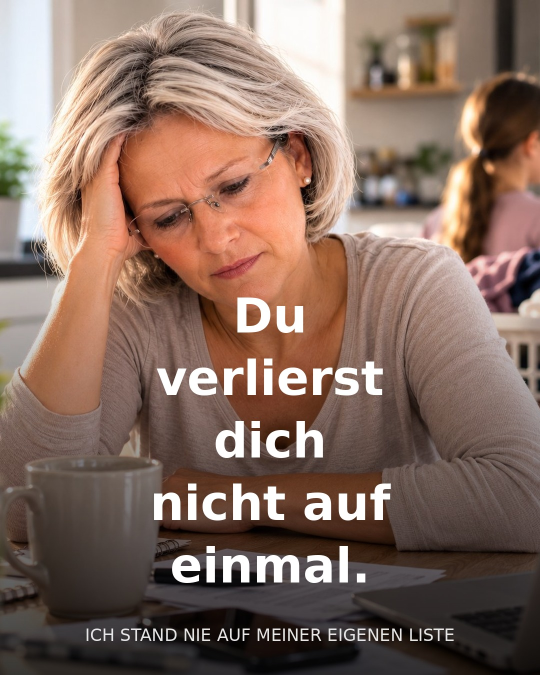
#> input picture social-images/hauptbuch-01.jpg, 1080 x 1350 px (shown at 1/2 size)
$ python haut-entrastern.py ../social-images/hauptbuch-01.jpg ../social-images/hauptbuch-02.jpg 1.0   (older library calls are emulated)
#> lines starting #> are read from the running program, lines starting #| are printed output that depends on the picture; after the words box and inside, x2 and y2 are one past the last pixel; in counts of white or black regions, pixels touching at a corner belong together
# -*- coding: utf-8 -*-
"""Ersetzt künstliche KI-Haut durch aufgebaute, echte Hautstruktur.

    python3 tools/haut-entrastern.py <roh.png> <ergebnis.png> [staerke]

Bildgeneratoren legen auf Haut ein gleichmässiges Gitter, das aus der Nähe wie
Stoff aussieht. Dämpfen reicht nicht, weil Muster und Falten gleich stark sind.
Deshalb wird die feine Schicht entfernt und neu aufgebaut, aus vier Teilen:

1. Poren       runde Vertiefungen in zufälligen Grössen, wie in echter Haut
2. Pigment     unregelmässige Farbflecken, ganz schwach
3. Sprenkel    einzelne dunklere Punkte, Sommersprossen und kleine Male
4. Glanz       leichter Schimmer dort, wo das Licht auf die Haut trifft

Erhalten bleiben Gesichtsform, grosse Falten, Rötungen, Licht und Schatten.
Geschützt: Augen, Brauen, Lippen, Nasenlöcher, Haare und die Goldadern.
"""
import sys

import cv2
import numpy as np

SRC, DST = sys.argv[1], sys.argv[2]
STAERKE = float(sys.argv[3]) if len(sys.argv) > 3 else 1.0

img = cv2.imread(SRC, cv2.IMREAD_COLOR).astype(np.float32) / 255.0
h, w = img.shape[:2]
#> h = 1350; w = 1080
u8 = (img * 255).astype(np.uint8)
#> u8 is the input picture: shape (1350, 1080, 3); mean B, G, R 97.3, 109.4, 134.4
rng = np.random.default_rng(23)

# ─── Hautmaske ──────────────────────────────────────────────────────────────
hsv = cv2.cvtColor(u8, cv2.COLOR_BGR2HSV)
#> hsv: shape (1350, 1080, 3); mean H, S, V 24.6, 77.9, 135
H, S, V = [hsv[..., i].astype(np.float32) for i in range(3)]

haut = ((H >= 3) & (H <= 22) & (S >= 85) & (S <= 205) &
        (V >= 45) & (V <= 240)).astype(np.float32)
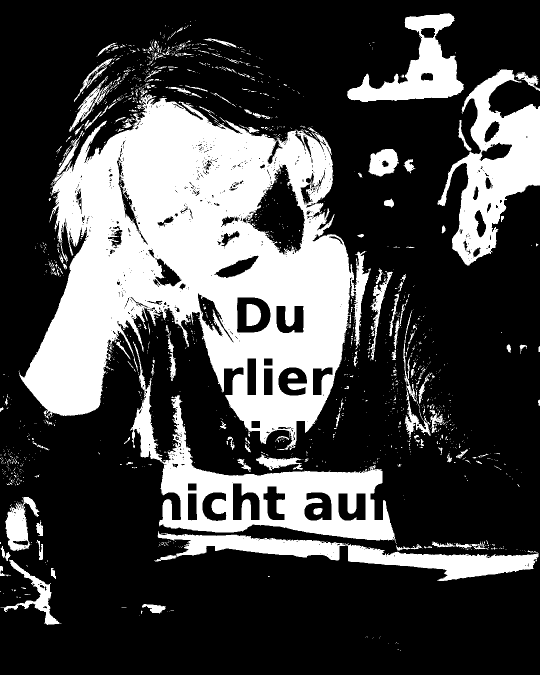
#> haut: shape (1350, 1080) float32 (shown at 1/2 size); values 0 (black) and 1 (white), 28.1% white; 1688 white regions (1501 under 20 px), largest, box (x1, y1, x2, y2) and area: (37, 189, 742, 900) 252992, (260, 683, 793, 1088) 48060, (875, 139, 1080, 531) 33478
box = np.zeros((h, w), np.float32)
box[int(h * 0.02):int(h * 0.47), int(w * 0.46):] = 1.0
haut *= box
#> haut: shape (1350, 1080) float32; values 0 (black) and 1 (white), 7.4% white; 262 white regions (231 under 20 px), largest, box (x1, y1, x2, y2) and area: (496, 261, 742, 634) 50993, (875, 139, 1080, 531) 33478, (694, 27, 928, 204) 16041
haut = cv2.morphologyEx(haut, cv2.MORPH_CLOSE, np.ones((21, 21), np.uint8))
#> haut: shape (1350, 1080) float32; values 0 (black) and 1 (white), 9.4% white; 24 white regions (10 under 20 px), largest, box (x1, y1, x2, y2) and area: (496, 214, 848, 634) 73742, (694, 27, 1080, 531) 57912, (716, 298, 831, 355) 3216
haut = cv2.morphologyEx(haut, cv2.MORPH_OPEN, np.ones((11, 11), np.uint8))
#> haut: shape (1350, 1080) float32; values 0 (black) and 1 (white), 9.2% white; 5 white regions, box (x1, y1, x2, y2) and area: (496, 227, 827, 634) 73350, (695, 27, 1080, 528) 56871, (739, 298, 826, 351) 3008, (496, 112, 541, 165) 1451, (771, 400, 786, 412) 177
n, lab, stats, _ = cv2.connectedComponentsWithStats((haut > 0.5).astype(np.uint8))
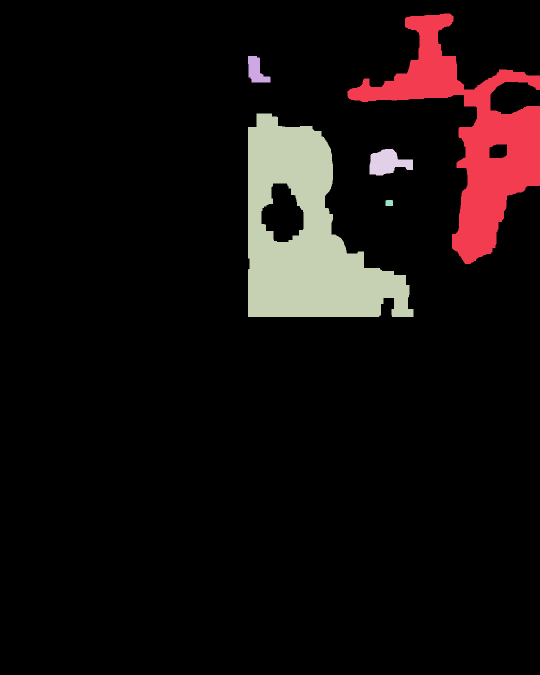
#> lab: shape (1350, 1080) int32 (shown at 1/2 size); 6 distinct labels, from 0 to 5; one colour per label, 0 black
#> n = 6; stats = [[0, 0, 1080, 1350, 1323143], [695, 27, 385, 501, 56871], [496, 112, 45, 53, 1451], [496, 227, 331, 407, 73350], [739, 298, 87, 53, 3008], [771, 400, 15, 12, 177]]
if n > 1:
    haut = (lab == 1 + int(np.argmax(stats[1:, cv2.CC_STAT_AREA]))).astype(np.float32)
#> haut: shape (1350, 1080) float32; values 0 (black) and 1 (white), 5% white; 1 white region, box (x1, y1, x2, y2) and area: (496, 227, 827, 634) 73350
haut = cv2.GaussianBlur(haut, (0, 0), 12)

grau = cv2.cvtColor(u8, cv2.COLOR_BGR2GRAY).astype(np.float32)
kante = np.abs(cv2.Laplacian(cv2.GaussianBlur(grau, (0, 0), 2.0), cv2.CV_32F))
kante = cv2.GaussianBlur(kante, (0, 0), 5)
kante /= (np.percentile(kante, 99.5) + 1e-6)
schutz = np.clip(kante * 1.9, 0, 1)
schutz = np.maximum(schutz, cv2.GaussianBlur(np.clip((V - 195) / 40.0, 0, 1), (0, 0), 4))

maske = haut * (1 - schutz) * STAERKE
flaeche = maske > 0.05
#> flaeche: shape (1350, 1080) bool; 5.9% white; 1 white region, box (x1, y1, x2, y2) and area: (477, 211, 842, 653) 86637
print('bearbeitete Fläche: %.1f %% des Bildes' % (100 * maske.mean()))
#| bearbeitete Fläche: 2.9 % des Bildes

# ─── Altes Muster weg, Falten behalten ──────────────────────────────────────
# Non-Local-Means ist genau dafür gebaut: es erkennt sich wiederholende
# Strukturen und mittelt sie weg, während einmalige Strukturen wie Falten
# stehen bleiben. Nur auf dem Gesichtsfeld gerechnet, das reicht und ist schnell.
y0, y1 = int(h * 0.02), int(h * 0.47)
#> y0 = 27; y1 = 634
x0, x1 = int(w * 0.46), w
#> x0 = 496; x1 = 1080
entrastert = img.copy()
teil = cv2.fastNlMeansDenoisingColored(u8[y0:y1, x0:x1], None, 5, 5, 7, 21)
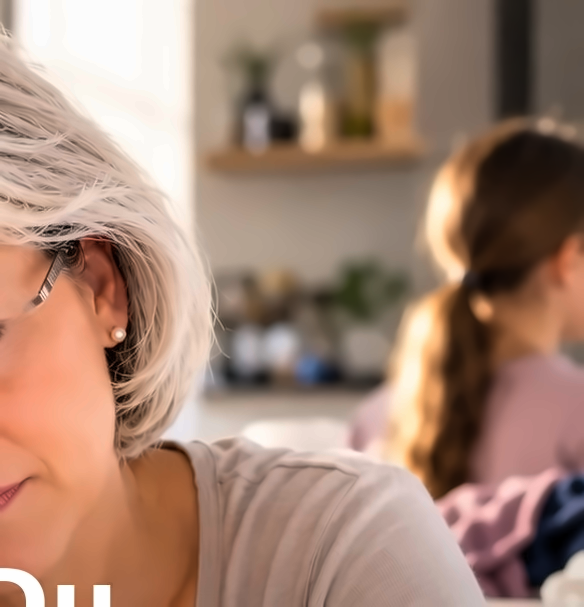
#> teil: shape (607, 584, 3); mean B, G, R 115.5, 132.7, 164.4
entrastert[y0:y1, x0:x1] = teil.astype(np.float32) / 255.0

# Falten im Bereich von etwa 6 bis 30 Pixeln wieder verstärken
falten = cv2.GaussianBlur(img, (0, 0), 3.2) - cv2.GaussianBlur(img, (0, 0), 11.0)
basis = entrastert + falten * 0.45

# ─── 1. Poren, in drei Grössen überlagert ──────────────────────────────────
# Bandbegrenztes Rauschen statt einzelner Punkte. Punkte werden im Druck zu
# schwarzem Pfeffer, überlagerte Bänder ergeben organische Struktur.
def band(sig_klein, sig_gross, seed):
#> called with sig_klein = 0.7, sig_gross = 1.5, seed = 31
    r = np.random.default_rng(seed).normal(0, 1, (h, w)).astype(np.float32)
    b = cv2.GaussianBlur(r, (0, 0), sig_klein) - cv2.GaussianBlur(r, (0, 0), sig_gross)
    return b / (b.std() + 1e-6)

poren = (band(0.7, 1.5, 31) * 0.55
         + band(1.2, 2.6, 37) * 0.30
         + band(2.2, 4.8, 41) * 0.15)
poren = np.clip(poren, -2.2, 2.2)
poren /= (poren.std() + 1e-6)

# ─── 2. Pigment: unregelmässige Farbflecken ─────────────────────────────────
pigment = np.clip(band(9.0, 26.0, 53), -2.5, 2.5)

# ─── 3. Sprenkel: ganz wenige, weiche dunklere Stellen ─────────────────────
fleck = band(2.6, 7.0, 67)
sprenkel = -np.clip(fleck - 1.35, 0, None)      # nur die stärksten Ausschläge
sprenkel = cv2.GaussianBlur(sprenkel, (0, 0), 1.6)
sprenkel /= (np.abs(sprenkel).max() + 1e-6)

# ─── 4. Glanz dort, wo Licht auf die Haut trifft ────────────────────────────
lum = cv2.GaussianBlur(grau / 255.0, (0, 0), 7)
licht = np.clip((lum - 0.30) / 0.45, 0, 1) ** 1.6
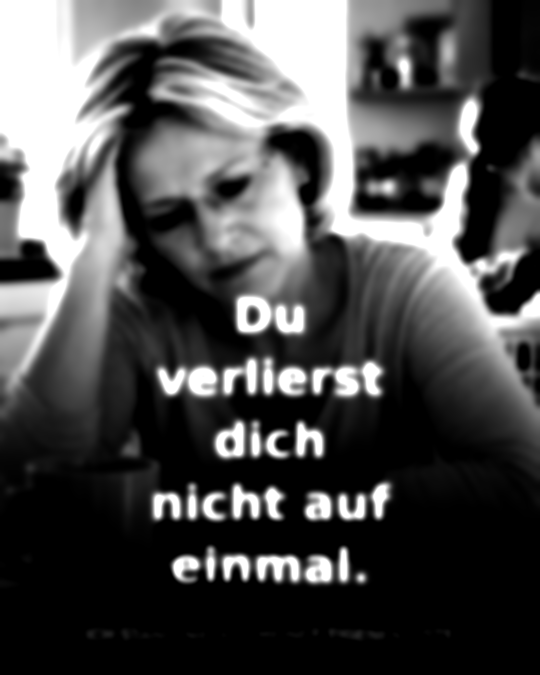
#> licht: shape (1350, 1080) float32 (shown at 1/2 size); min 0, max 1, mean 0.31
glanzrausch = cv2.GaussianBlur(rng.normal(0, 1, (h, w)).astype(np.float32), (0, 0), 3.5)
glanzrausch /= (glanzrausch.std() + 1e-6)
glanz = np.clip(glanzrausch, 0, None) * licht * 0.030

# ─── Zusammensetzen ─────────────────────────────────────────────────────────
# Struktur folgt dem Licht: im Schatten sieht man kaum Poren
sichtbar = np.clip((lum - 0.06) * 1.7, 0, 1.3)
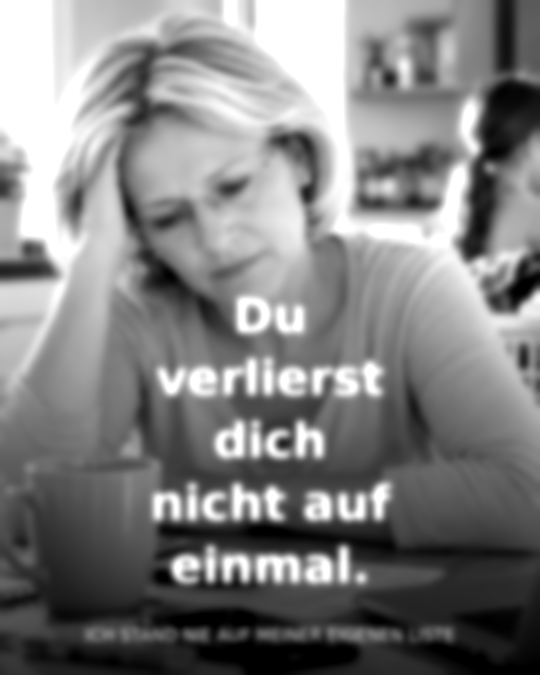
#> sichtbar: shape (1350, 1080) float32 (shown at 1/2 size); min 0, max 1.3, mean 0.658; drawn with min black and max white
struktur = (poren * 0.0105 + pigment * 0.0055 + sprenkel * 0.026) * sichtbar
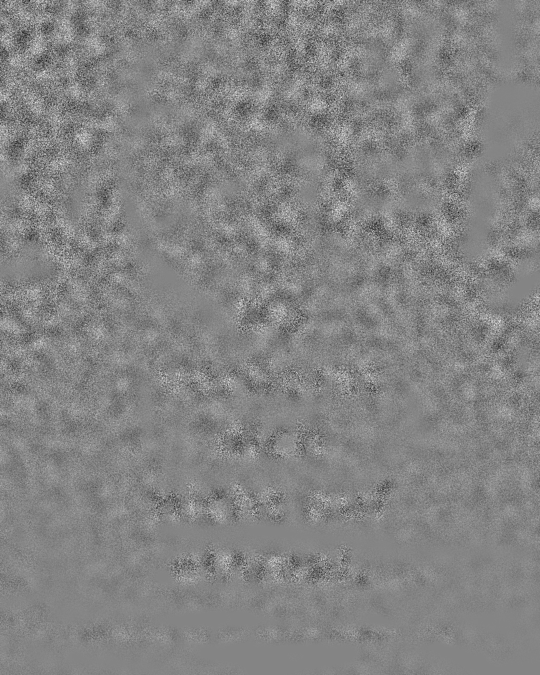
#> struktur: shape (1350, 1080) float32 (shown at 1/2 size); min -0.0645, max 0.0594, mean -0.000293; drawn with min black and max white

lab_img = cv2.cvtColor(np.clip(basis, 0, 1), cv2.COLOR_BGR2LAB)
#> lab_img: shape (1350, 1080, 3) float32; mean of channels 0, 1, 2 46.7, 8.6, 10.8
lab_img[..., 0] = np.clip(lab_img[..., 0] + (struktur + glanz) * 255 * 0.9, 0, 255)
#> lab_img: shape (1350, 1080, 3) float32; mean of channels 0, 1, 2 47.5, 8.6, 10.8
# Pigment leicht ins Rötliche, sonst wirken die Flecken grau
lab_img[..., 1] = np.clip(lab_img[..., 1] + pigment * sichtbar * 1.7, 0, 255)
#> lab_img: shape (1350, 1080, 3) float32; mean of channels 0, 1, 2 47.5, 8.7, 10.8
ergebnis = cv2.cvtColor(lab_img, cv2.COLOR_LAB2BGR)
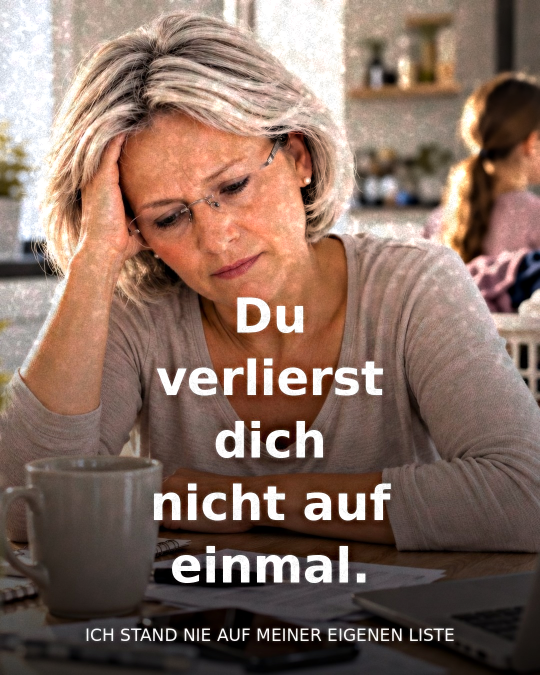
#> ergebnis: shape (1350, 1080, 3) float32 (shown at 1/2 size); mean B, G, R 0.383, 0.431, 0.53

m = maske[..., None]
out = img * (1 - m) + np.clip(ergebnis, 0, 1) * m
cv2.imwrite(DST, np.clip(out * 255, 0, 255).astype(np.uint8))
print('geschrieben:', DST)

$ run again, on social-images/hauptbuch-03.jpg
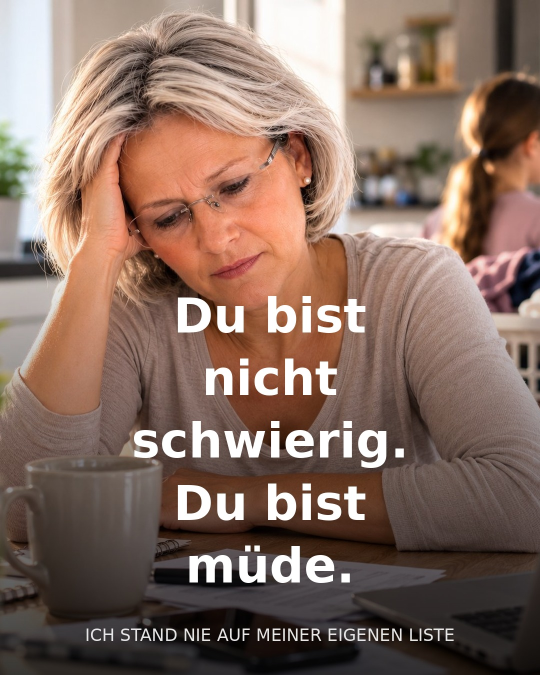
#> input picture social-images/hauptbuch-03.jpg, 1080 x 1350 px (shown at 1/2 size)
#> u8 is the input picture: shape (1350, 1080, 3); mean B, G, R 98.4, 110.3, 135.2
#> hsv: shape (1350, 1080, 3); mean H, S, V 25, 77.2, 135.8
#> `haut *= box`:
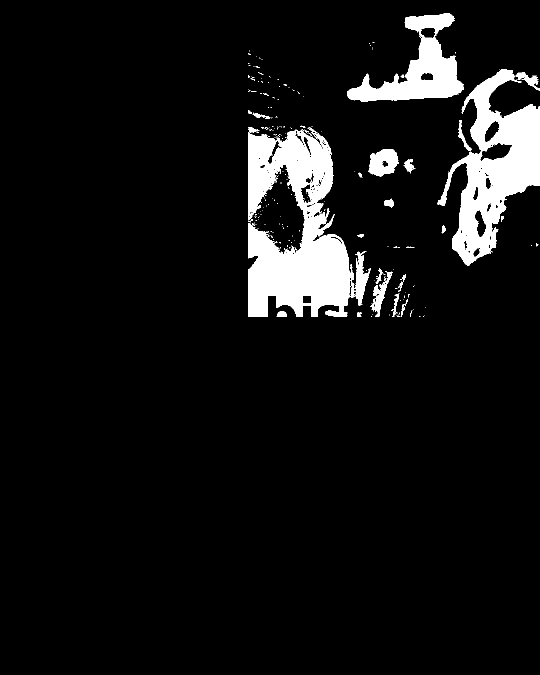
#> haut: shape (1350, 1080) float32 (shown at 1/2 size); values 0 (black) and 1 (white), 7.3% white; 254 white regions (222 under 20 px), largest, box (x1, y1, x2, y2) and area: (496, 261, 742, 634) 49927, (875, 139, 1080, 531) 33478, (694, 27, 928, 204) 16041
#> lab: shape (1350, 1080) int32; 6 distinct labels, from 0 to 5
#> n = 6; stats = [[0, 0, 1080, 1350, 1323255], [695, 27, 385, 501, 56871], [496, 112, 45, 53, 1451], [496, 227, 331, 407, 73238], [739, 298, 87, 53, 3008], [771, 400, 15, 12, 177]]
#> flaeche: shape (1350, 1080) bool; 5.8% white; 1 white region, box (x1, y1, x2, y2) and area: (477, 211, 842, 653) 84083
#| bearbeitete Fläche: 2.7 % des Bildes
#> `ergebnis = cv2.cvtColor(lab_img, cv2.COLOR_LAB2BGR)`:
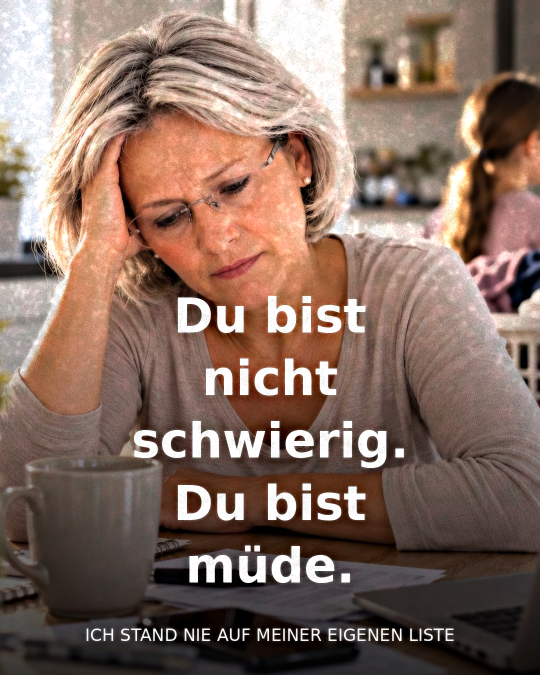
#> ergebnis: shape (1350, 1080, 3) float32 (shown at 1/2 size); mean B, G, R 0.387, 0.434, 0.532

$ run again, on social-images/hauptbuch-05.jpg
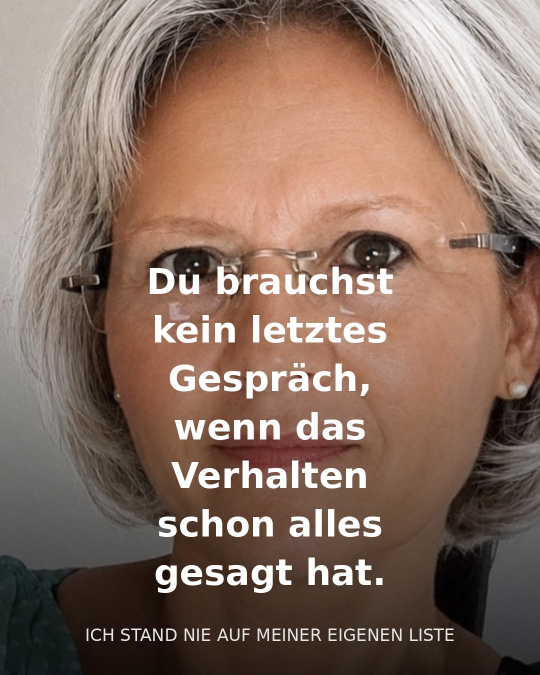
#> input picture social-images/hauptbuch-05.jpg, 1080 x 1350 px (shown at 1/2 size)
#> u8 is the input picture: shape (1350, 1080, 3); mean B, G, R 97.5, 110.9, 135.5
#> hsv: shape (1350, 1080, 3); mean H, S, V 18, 81.2, 135.8
#> `haut = cv2.morphologyEx(haut, cv2.MORPH_CLOSE, np.ones((21, 21), np.ui..`:
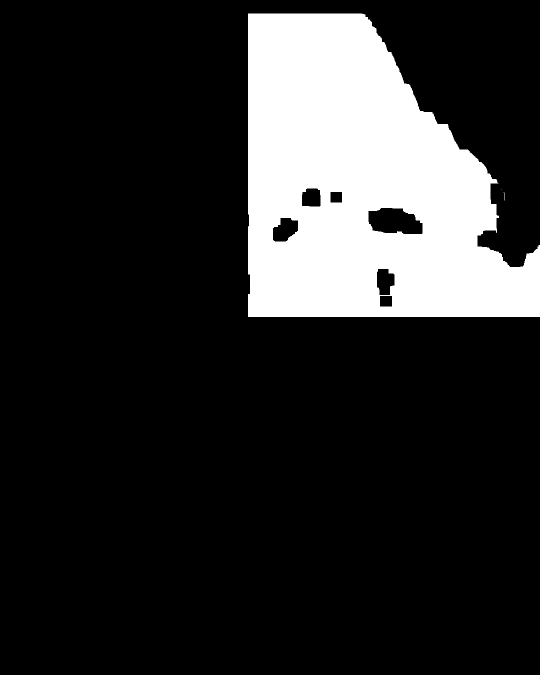
#> haut: shape (1350, 1080) float32 (shown at 1/2 size); values 0 (black) and 1 (white), 17.2% white; 3 white regions (2 under 20 px), largest, box (x1, y1, x2, y2) and area: (496, 27, 1080, 634) 250957
#> lab: shape (1350, 1080) int32; values 0 (black) and 1 (white), 17.2% white; 1 white region, box (x1, y1, x2, y2) and area: (496, 27, 1080, 634) 250720
#> n = 2; stats = [[0, 0, 1080, 1350, 1207280], [496, 27, 584, 607, 250720]]
#> flaeche: shape (1350, 1080) bool; 19.8% white; 1 white region, box (x1, y1, x2, y2) and area: (477, 8, 1080, 654) 288289
#| bearbeitete Fläche: 11.8 % des Bildes
#> `ergebnis = cv2.cvtColor(lab_img, cv2.COLOR_LAB2BGR)`:
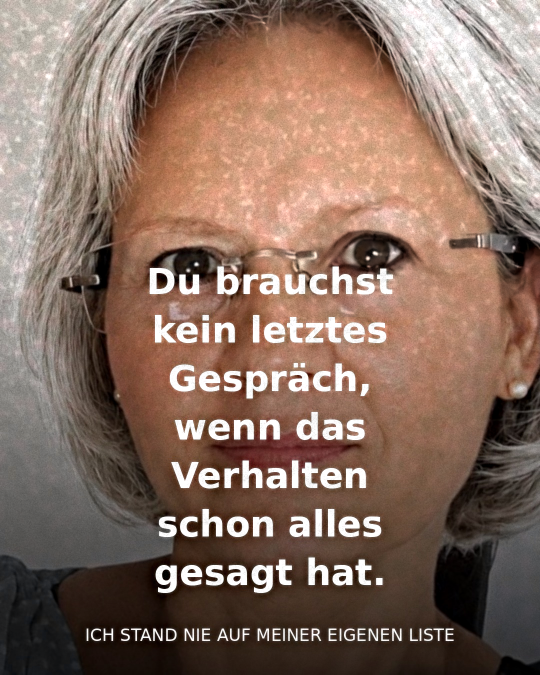
#> ergebnis: shape (1350, 1080, 3) float32 (shown at 1/2 size); mean B, G, R 0.385, 0.437, 0.536
